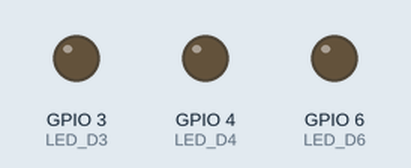
Simulated run of this program. Board: ESP32-S3. Parts: output pins drawn as LEDs (lit = HIGH).

Above: at 0.05 s.
At 1.55 s:
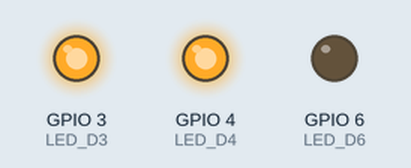
At 3.25 s:
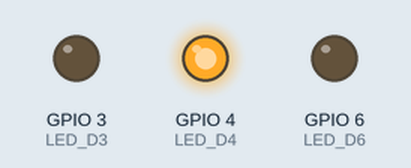
At 6.45 s:
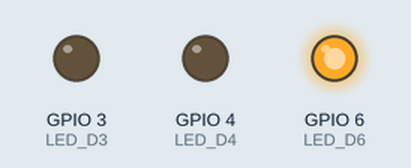
At 9.65 s:
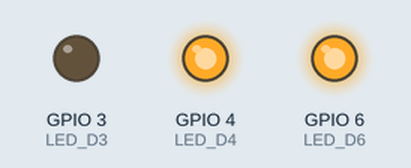
At 12.95 s:
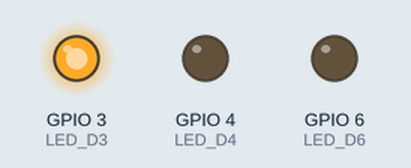
Timing chart, 0 to 13.2 s (numbered marks = the images above):
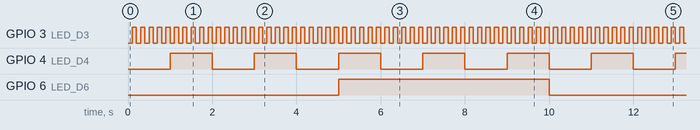

Measured:
- by itself, GPIO 3 (LED_D3): alternates HIGH for 0.10 s and LOW for 0.10 s
- by itself, GPIO 4 (LED_D4): alternates HIGH for 1.0 s and LOW for 1.0 s
- by itself, GPIO 6 (LED_D6): alternates HIGH for 5.0 s and LOW for 5.0 s

The program:

main.cpp
```cpp
#include <Arduino.h>
#include <esp32-hal-timer.h>

// 定义灯引脚
#define LED_D3 3
#define LED_D4 4
#define LED_D6 6

// 定义定时器对象（hw_timer_t类型）
hw_timer_t *tim1 = NULL;
hw_timer_t *tim2 = NULL;
hw_timer_t *tim3 = NULL;

// 定时时长（预分频80后计数频率1MHz，1us计数1次）
#define TIM1_INTERVAL_US 100000  // 0.1秒
#define TIM2_INTERVAL_US 1000000 // 1秒
#define TIM3_INTERVAL_US 5000000 // 5秒

// 定时器1中断回调函数：翻转D3灯
void IRAM_ATTR service_tim1() {
  digitalWrite(LED_D3, !digitalRead(LED_D3));
}

// 定时器2中断回调函数：翻转D4灯
void IRAM_ATTR service_tim2() {
  digitalWrite(LED_D4, !digitalRead(LED_D4));
}

// 定时器3中断回调函数：翻转D6灯（非自动重载，需手动重启）
void IRAM_ATTR service_tim3() {
  digitalWrite(LED_D6, !digitalRead(LED_D6));
  // 非自动重载，需手动重新写入计数值并启用闹钟
  timerAlarmWrite(tim3, TIM3_INTERVAL_US, false);
  timerAlarmEnable(tim3);
}

void setup() {
  // 初始化灯引脚为输出模式，初始低电平（灯灭）
  pinMode(LED_D3, OUTPUT);
  pinMode(LED_D4, OUTPUT);
  pinMode(LED_D6, OUTPUT);
  digitalWrite(LED_D3, LOW);
  digitalWrite(LED_D4, LOW);
  digitalWrite(LED_D6, LOW);

  // 1. 初始化定时器1：编号1，预分频80，向上计数
  tim1 = timerBegin(1, 80, true);
  // 绑定中断回调，边沿触发
  timerAttachInterrupt(tim1, &service_tim1, true);
  // 设置定时时长，自动重载（true）
  timerAlarmWrite(tim1, TIM1_INTERVAL_US, true);
  // 启用定时器1中断
  timerAlarmEnable(tim1);

  // 2. 初始化定时器2：编号2，预分频80，向上计数
  tim2 = timerBegin(2, 80, true);
  timerAttachInterrupt(tim2, &service_tim2, true);
  timerAlarmWrite(tim2, TIM2_INTERVAL_US, true); // 自动重载
  timerAlarmEnable(tim2);

  // 3. 初始化定时器3：编号3，预分频80，向上计数
  tim3 = timerBegin(3, 80, true);
  timerAttachInterrupt(tim3, &service_tim3, true);
  timerAlarmWrite(tim3, TIM3_INTERVAL_US, false); // 非自动重载
  timerAlarmEnable(tim3);
}

void loop() {
  // 主循环无需操作，定时器中断自动执行
}
```
